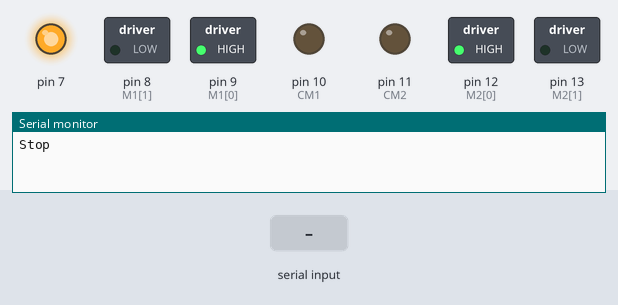
The sketch below on a simulated Arduino Uno, built with avr-gcc and run on an emulated ATmega328P. Parts: switched loads named in the sketch (green lamp = pin HIGH), output pins drawn as LEDs (lit = HIGH), the last lines printed to the serial monitor. The inputs (shaded band) are chosen by the test bench.

Above: at 1.2 s.
1.3 s: "w" received over Serial
At 1.8 s:
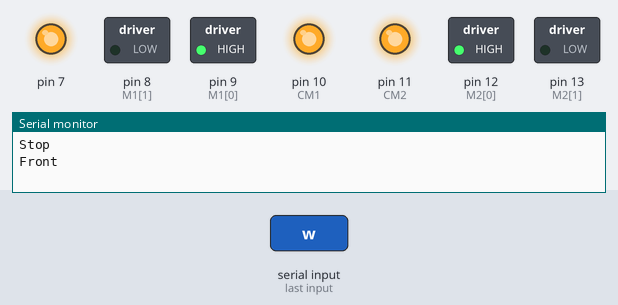
2.8 s: "s" received over Serial
At 4.0 s:
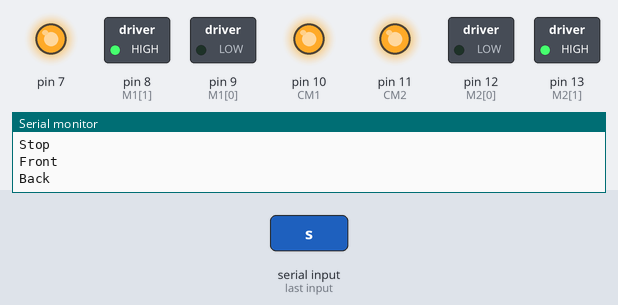
4.3 s: "d" received over Serial
At 5.3 s:
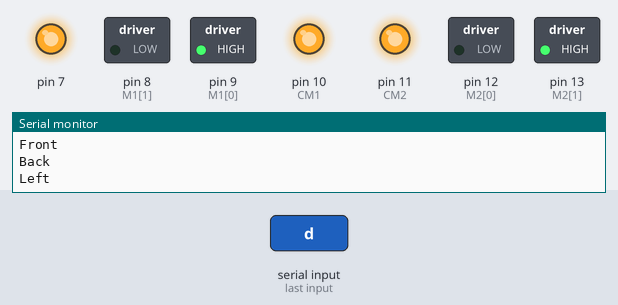
5.8 s: "a" received over Serial
At 6.4 s:
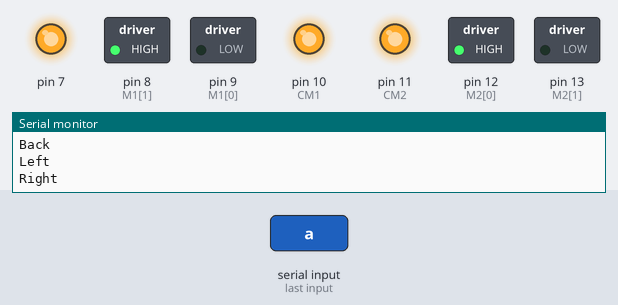
7.3 s: "x" received over Serial
At 7.6 s:
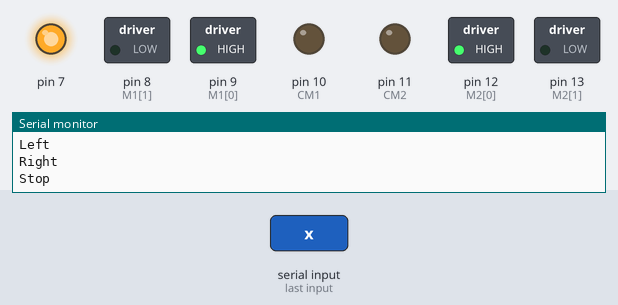
Timing chart, 0 to 9.8 s (numbered marks = the images above; inputs shaded):
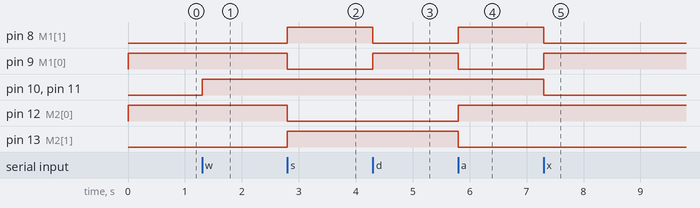

The sketch:

WirelessControlled_BOT.ino
```cpp
//Tarang Shah
//tarang27@gmail.com
//Pin mappings on the arduino to the L293d motor driver. The C and C' pins are the control pins and the EN pin is for the enable. Connect the respective pins on the L293d to the arduino
//C1=9
//C1'=8
//EN1=10
//C2=12
//C2'=13
//En2=11

int M1[]={9,8};//Control pins or motor 1
int CM1=10;//Enable pin for motor 1
int CM2=11;//Enable pin for motor 1
int M2[]={12,13};//Control pins or motor 1
byte speed=255;


int motorMove(int motorno,char function,byte pwm=255);

int motorMove(int motorno,char function,byte pwm)//moves the given motor "motorno" in the f and b direction
{
  int dir;
 if(function=='f')
   dir=1;
 else if(function=='b')
   dir=0;

 if(motorno==1)
  {
    for(int i=0;i<2;i++)
    {
      digitalWrite(M1[i],dir);
      dir=dir-1;
    }
    analogWrite(CM1,pwm);
  }
 else if(motorno==2)
  {
   for(int i=0;i<2;i++)
    {
      digitalWrite(M2[i],dir);
      dir=dir-1;
    }
    analogWrite(CM2,pwm);
  }


}

int botMove(int function)//moves the bot in f,b,r,l directions by moving the motors accordingly

{
  switch(function)
  {
    case 'w':
            //front
            motorMove(1,'f',speed);
            motorMove(2,'f',speed);
            Serial.println("Front");
            break;
    case 's':
            //back
            motorMove(1,'b',speed);
            motorMove(2,'b',speed);
            Serial.println("Back");
            break;
    case 'd':
            //right
            motorMove(1,'f',speed);
            motorMove(2,'b',speed);
            Serial.println("Left");
            break;
    case 'a':
            //left
            motorMove(1,'b',speed);
            motorMove(2,'f',speed);
            Serial.println("Right");
            break;
    case 'x':
            motorMove(1,'f',0);
            motorMove(2,'f',0);
            Serial.println("Stop");
            break;

    case 'p':if(speed<=245)
                speed=speed+10;
              Serial.println("Faster");
             // Serial.println("speed="+speed);
              break;
    case 'm':if(speed>10)
               speed=speed-10;
             Serial.println("SLower");
             // Serial.println("speed="+speed);
              break;

    default:Serial.println("Invalid");

  }
}

void setup()
{
  Serial.begin(9600);
  pinMode(M1[0],OUTPUT);
  pinMode(M1[1],OUTPUT);
  pinMode(M2[0],OUTPUT);
  pinMode(M2[1],OUTPUT);
  pinMode(CM1,OUTPUT);
  pinMode(CM2,OUTPUT);
  pinMode(7,OUTPUT);
  digitalWrite(7,HIGH);
  botMove('x');
}

void loop()
{
  if(Serial.available())
  {
    byte in=Serial.read();//read command from serial port

    botMove(in);//execute the command
    delay(100);
  }
}
```

Measured:
- after the input at 1.3 s, pin 10 (CM1), pin 11 (CM2): LOW → HIGH at once
- after the input at 2.8 s, pin 8 (M1[1]), pin 13 (M2[1]): LOW → HIGH at once; pin 9 (M1[0]), pin 12 (M2[0]): HIGH → LOW at once
- after the input at 4.3 s, pin 8 (M1[1]): HIGH → LOW at once; pin 9 (M1[0]): LOW → HIGH at once
- after the input at 5.8 s, pin 8 (M1[1]), pin 12 (M2[0]): LOW → HIGH at once; pin 9 (M1[0]), pin 13 (M2[1]): HIGH → LOW at once
- after the input at 7.3 s, pin 8 (M1[1]), pin 10 (CM1), pin 11 (CM2): HIGH → LOW at once; pin 9 (M1[0]): LOW → HIGH at once
